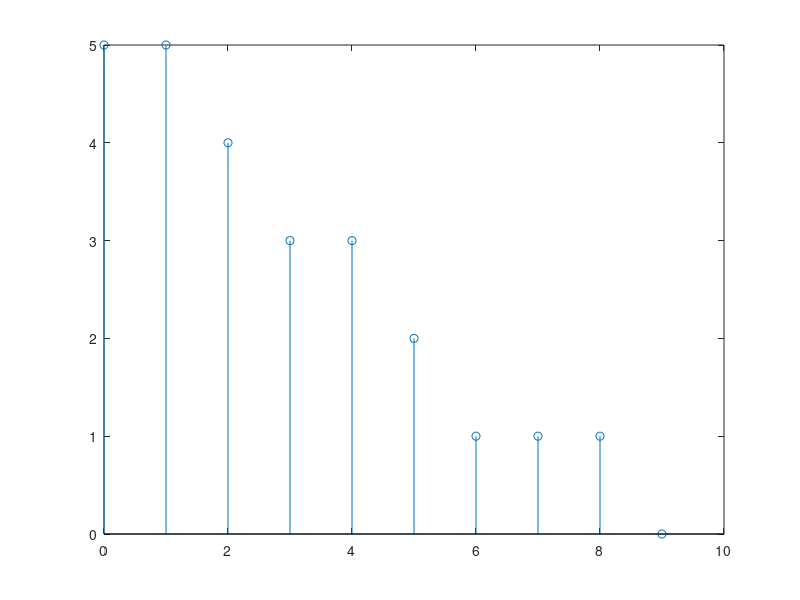

Recreate this plot in MATLAB.
clc;
close all;
clear all;
h=[1 1 1 0 0 0 0 0 0; 0 0 0 1 1 1 0 0 0; 1 0 0 1 0 0 1 0 0; 0 1 0 1 0 0 0 1 0; 0 0 1 0 0 1 0 0 1];%here h is key which is provided to us;
c1=[3 3 1 1 3 0 0 3 3];%is the signal comming from BEC(Binary Erase  channel) here 3 indicates the bit which is erased here you can enter any number else 0&1 to show error.
r=size(h,1);%r is the number of rows in h matrix
c=size(h,2);%c is the number of rows in h matrix
erasure=0;% counter for the total number of errors in code
for i=1:c
    if(c1(i)~=0 && c1(i)~=1)%here it checks how many errors does it has
        erasure=erasure+1;
    end
end
disp(erasure);%displays thetotal number of errors in the recived signal
e=0;
err(1)=erasure;
count0=1;
while(erasure>0) %here it will ittrate till all errors have not corrected;
    if(e==erasure)%here it compares the error in previous ittretion with current ittretion if number of errors are same then it will terminate the ittretion and says that this code is not decodable
        disp("This code cant be resolved as it as errors which cannot be corrected");
        success=0;% as all errors were not resolved so it will give success as zero
        break;
    end
    e=erasure;
    for j=1:r %here each row of h is accessed
        count=0; %this counter is to calculate the number of 1's occuring in that particular row after we multiply that particular row of matrix h with c1
        count1=0; %this counter indicated how many error has occured in that message after we multiply with respected row of h;
        index=0; %if the count1==1 then only we use this index means we change the number occuring at index position
        for k=1:c % here each element of jth row of h is accesed
            if(h(j,k)==1) %here if h at that particular position is one then only we need to see the code of that inded for parity else if it is 0 then that index code is not needed for that number of parity check
                if(c1(k)==1) %here it counts if c is also 1 which will we useful to check the parity
                    count=count+1;
                elseif(c1(k)==0) 
                    count=count+0;
                else 
                    count1=count1+1;%here it counts the total number of errors occured in that particular parity check
                    index = k;% it stores the index at which the error has occured it will be useful to correct the code
                end
            end
        end
        if(count1==1)%here it checks that if only one error has occured in that parity than than it will correct that error at place which we calculated in index and overwrites the code and correct the errors
            c1(index)=mod(count,2);
            erasure=erasure-1;
        end
        count0=count0+1;
        err(count0)=erasure;
        disp(erasure);%it displays the number of remaining errors in the recived signal after each cycle
        if(erasure==0)%now if all the errors are succesuflly resolved then it will terminate all ittreation and give the success value 1
            success=1;
            break;
        end
    end
end
disp("The success of code is: ");
disp(success);%here it display that code was succesfully resolved or not if its valu turn out to be 1 than it is resolved succesfully and it 0 then it is not resolved.
in=0:(count0-1);
stem(in,err);